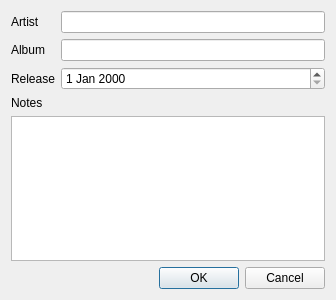
<?xml version="1.0" encoding="UTF-8"?>
<ui version="4.0">
 <class>Editor</class>
 <widget class="QDialog" name="Editor">
  <property name="geometry">
   <rect>
    <x>0</x>
    <y>0</y>
    <width>336</width>
    <height>300</height>
   </rect>
  </property>
  <property name="windowTitle">
   <string>Dialog</string>
  </property>
  <layout class="QVBoxLayout" name="verticalLayout">
   <item>
    <layout class="QGridLayout" name="gridLayout">
     <item row="0" column="0">
      <widget class="QLabel" name="label">
       <property name="text">
        <string>Artist</string>
       </property>
      </widget>
     </item>
     <item row="0" column="1">
      <widget class="QLineEdit" name="txtArtist"/>
     </item>
     <item row="1" column="0">
      <widget class="QLabel" name="label_2">
       <property name="text">
        <string>Album</string>
       </property>
      </widget>
     </item>
     <item row="1" column="1">
      <widget class="QLineEdit" name="txtAlbum"/>
     </item>
     <item row="2" column="0">
      <widget class="QLabel" name="label_3">
       <property name="text">
        <string>Release</string>
       </property>
      </widget>
     </item>
     <item row="2" column="1">
      <widget class="QDateEdit" name="deRelease"/>
     </item>
    </layout>
   </item>
   <item>
    <widget class="QLabel" name="label_4">
     <property name="text">
      <string>Notes</string>
     </property>
    </widget>
   </item>
   <item>
    <widget class="QPlainTextEdit" name="txtNotes"/>
   </item>
   <item>
    <widget class="QDialogButtonBox" name="buttonBox">
     <property name="orientation">
      <enum>Qt::Horizontal</enum>
     </property>
     <property name="standardButtons">
      <set>QDialogButtonBox::Cancel|QDialogButtonBox::Ok</set>
     </property>
    </widget>
   </item>
  </layout>
 </widget>
 <resources/>
 <connections>
  <connection>
   <sender>buttonBox</sender>
   <signal>accepted()</signal>
   <receiver>Editor</receiver>
   <slot>accept()</slot>
   <hints>
    <hint type="sourcelabel">
     <x>248</x>
     <y>254</y>
    </hint>
    <hint type="destinationlabel">
     <x>157</x>
     <y>274</y>
    </hint>
   </hints>
  </connection>
  <connection>
   <sender>buttonBox</sender>
   <signal>rejected()</signal>
   <receiver>Editor</receiver>
   <slot>reject()</slot>
   <hints>
    <hint type="sourcelabel">
     <x>316</x>
     <y>260</y>
    </hint>
    <hint type="destinationlabel">
     <x>286</x>
     <y>274</y>
    </hint>
   </hints>
  </connection>
 </connections>
</ui>
